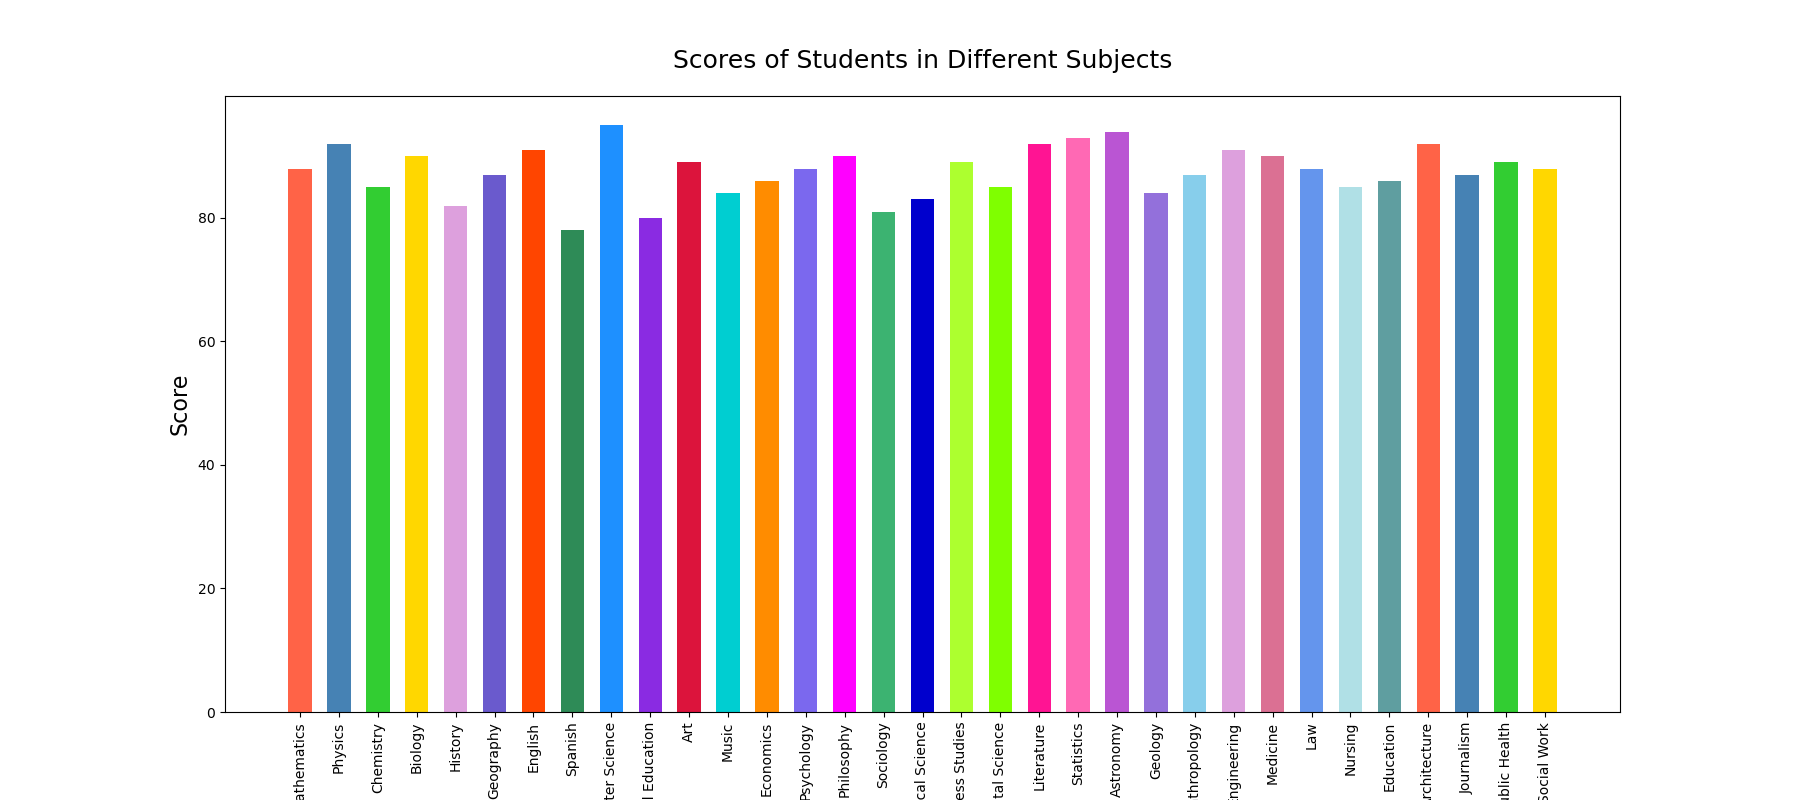

The script that drew this image:

import matplotlib.pyplot as plt

# Subject scores data
subjects = [
    "Mathematics", "Physics", "Chemistry", "Biology", "History", 
    "Geography", "English", "Spanish", "Computer Science", "Physical Education", 
    "Art", "Music", "Economics", "Psychology", "Philosophy", 
    "Sociology", "Political Science", "Business Studies", "Environmental Science", 
    "Literature", "Statistics", "Astronomy", "Geology", "Anthropology", 
    "Engineering", "Medicine", "Law", "Nursing", "Education", 
    "Architecture", "Journalism", "Public Health", "Social Work"
]
scores = [
    88, 92, 85, 90, 82, 
    87, 91, 78, 95, 80, 
    89, 84, 86, 88, 90, 
    81, 83, 89, 85, 92, 
    93, 94, 84, 87, 91, 
    90, 88, 85, 86, 92, 
    87, 89, 88
]

# New color scheme using specific color codes for each subject
colors = [
    '#ff6347', '#4682b4', '#32cd32', '#ffd700', '#dda0dd', 
    '#6a5acd', '#ff4500', '#2e8b57', '#1e90ff', '#8a2be2', 
    '#dc143c', '#00ced1', '#ff8c00', '#7b68ee', '#ff00ff', 
    '#3cb371', '#0000cd', '#adff2f', '#7fff00', '#ff1493', 
    '#ff69b4', '#ba55d3', '#9370db', '#87ceeb', '#dda0dd', 
    '#db7093', '#6495ed', '#b0e0e6', '#5f9ea0', '#ff6347', 
    '#4682b4', '#32cd32', '#ffd700'
]

# Create vertical bar chart
plt.figure(figsize=(18, 8))  # Width and height of the chart
plt.bar(subjects, scores, color=colors, width=0.6)  # Bar color and bar width

# Set the title and labels
plt.title('Scores of Students in Different Subjects', fontsize=18, pad=20)
plt.ylabel('Score', fontsize=16)
plt.xlabel('Subject', fontsize=16)

# Rotate the x-axis labels for better readability
plt.xticks(rotation=90)

# Display the bar chart
plt.show()
